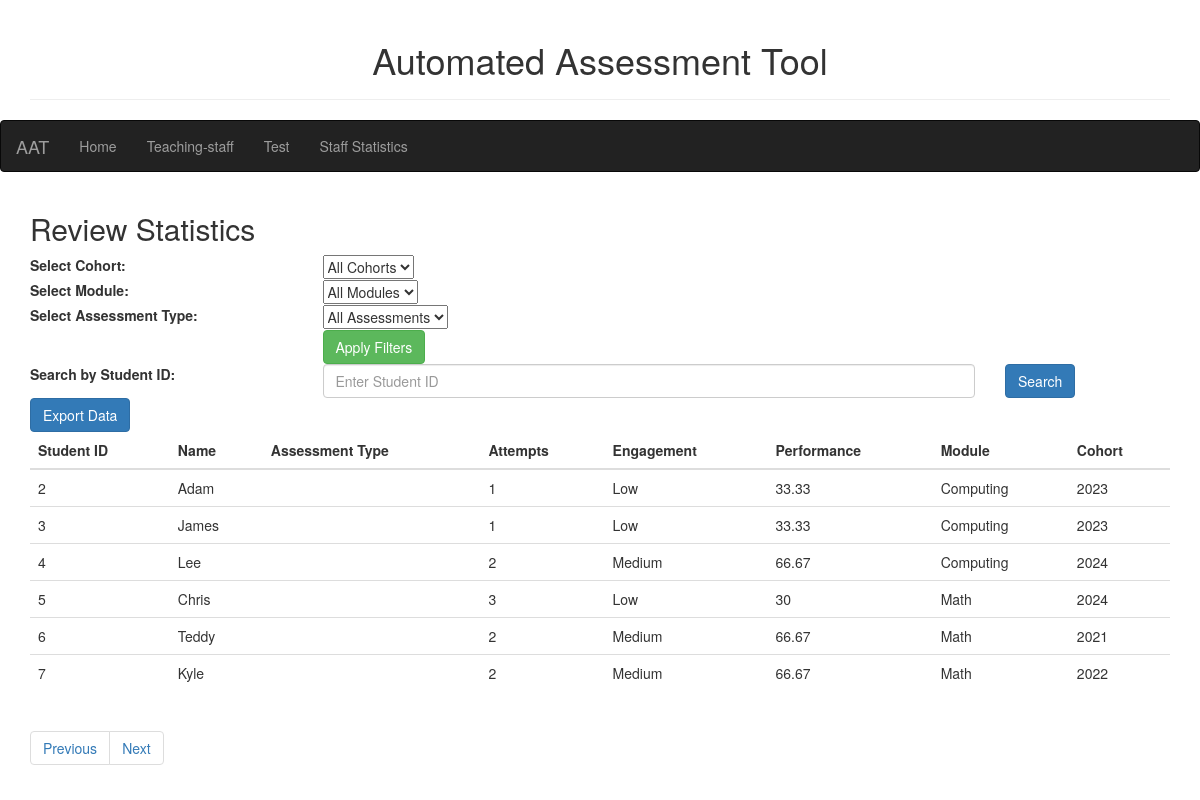
Screenshot of /Staff-Statistics with the database file from the repository.
### tables this page shows
CREATE TABLE "Users" (
  "id" integer NOT NULL PRIMARY KEY AUTOINCREMENT,
  "usertype" VARCHAR(30),
  "username" text,
  "password" VARCHAR(50),
  "cohort" integer,
  "module" TEXT
);

CREATE TABLE allAttempts(
	'id' INTEGER PRIMARY KEY AUTOINCREMENT,
	'assessmentid' INTEGER NOT NULL,
	'username' TEXT NOT NULL,
	'completed' TEXT,
    'count' INTEGER NOT NULL DEFAULT 0,
	'mark' INTEGER NOT NULL DEFAULT 0
);

### Server.py (the view)
@app.route("/Staff-Statistics", methods=['GET'])
def StaffStatistics():
    conn = get_db_connection()
    students = conn.execute(
        '''
        SELECT u.id as id, u.username, u.cohort, u.module,
               b.name as assessment_name, a.count as attempt, a.mark as performance,
               CASE
                   WHEN a.count > 3 AND a.mark >= 75 THEN 'High'
                   WHEN a.count > 1 AND a.mark >= 50 THEN 'Medium'
                   ELSE 'Low'
               END as engagement
        FROM Users u
        JOIN allAttempts a ON u.id = a.id
        JOIN Assessments b ON a.assessmentid = b.id
        WHERE u.usertype = "Student"
        '''
    ).fetchall()
    cohorts = conn.execute(
        'SELECT DISTINCT cohort FROM Users WHERE usertype = "Student" ORDER BY cohort'
    ).fetchall()
    modules = conn.execute(
        'SELECT DISTINCT module FROM Users WHERE usertype = "Student" ORDER BY module'
    ).fetchall()
    assessment_types = conn.execute(
        'SELECT DISTINCT b.name as assessment_name FROM Assessments b '
        'JOIN allAttempts a ON b.id = a.assessmentid '
        'JOIN Users u ON u.id = a.id '
        'WHERE u.usertype = "Student" '
        'ORDER BY b.name'
    ).fetchall()
    conn.close()
    return render_template('Staff-Statistics.html', students=students, cohorts=cohorts, modules=modules,
                           assessment_types=assessment_types)

### Server.py (called while the page is built)
def get_db_connection():
    conn = sqlite3.connect('AATData.db')
    conn.row_factory = sqlite3.Row
    return conn

### templates/Staff-Statistics.html (shortened to what this page needs)
{%extends 'Home.html'%}
{%block mainBlock%}
<nav class="navbar navbar-inverse">
  <div class="container-fluid">
    <div class="navbar-header">
      <a class="navbar-brand" href="/Home">AAT</a>
    </div>
    <div class="collapse navbar-collapse" id="Navbar">
      <ul class="nav navbar-nav">
        <li><a href="/Home">Home</a></li>
        <li><a href="/Teaching-staff">Teaching-staff</a></li>
        <li><a href="/Student">Test</a></li>
        <li><a href="/Staff-Statistics">Staff Statistics</a></li>
      </ul>
    </div>
  </div>
</nav>
{%block staffBlock%}
<div class="container mt-4">
    <h2>Review Statistics</h2>
    <div class="mb-3 row">
        <label for="cohortSelect" class="col-sm-3 col-form-label">Select Cohort:</label>
        <div class="col-sm-9">
            <select id="cohortSelect" class="form-select">
                <option>All Cohorts</option>
            </select>
        </div>
    </div>
    <div class="mb-3 row">
        <label for="moduleSelect" class="col-sm-3 col-form-label">Select Module:</label>
        <div class="col-sm-9">
            <select id="moduleSelect" class="form-select">
            <option>All Modules</option>
            </select>
        </div>
    </div>
    <div class="mb-3 row">
        <label for="assessmentSelect" class="col-sm-3 col-form-label">Select Assessment Type:</label>
        <div class="col-sm-9">
            <select id="assessmentSelect" class="form-select">
            <option>All Assessments</option>
            </select>
        </div>
    </div>
    <div class="mb-3 row">
        <div class="col-sm-offset-3 col-sm-9">
            <button id="applyFilters" class="btn btn-success">Apply Filters</button>
        </div>
    </div>
    <div class="mb-3 row">
        <label for="searchStudentID" class="col-sm-3 col-form-label">Search by Student ID:</label>
        <div class="col-sm-7">
            <input type="text" id="searchStudentID" class="form-control" placeholder="Enter Student ID">
        </div>
        <div class="col-sm-2">
            <button id="searchButton" class="btn btn-primary w-100">Search</button>
        </div>
    </div>
    <div class="mb-3 row">
        <div class="col-sm-12">
            <button id="exportButton" class="btn btn-primary w-100">Export Data</button>
        </div>
    </div>
    <table class="table mt-4" id="resultsTable">
        <thead>
            <tr>
                <th>Student ID</th>
                <th>Name</th>
                <th>Assessment Type</th>
                <th>Attempts</th>
                <th>Engagement</th>
                <th>Performance</th>
                <th>Module</th>
                <th>Cohort</th>
            </tr>
        </thead>
                {% for student in students %}
                <tr>
                    <td>{{ student['id'] }}</td>
                    <td>{{ student['username'] }}</td>
                    <td>{{ student['assessment_type'] }}</td>
                    <td>{{ student['attempt'] }}</td>
                    <td>{{ student['engagement'] }}</td>
                    <td>{{ student['performance'] }}</td>
                    <td>{{ student['module'] }}</td>
                    <td>{{ student['cohort'] }}</td>
                </tr>
                {% endfor %}
    </table>
    <nav aria-label="Table pagination">
        <ul class="pagination">
            <li class="page-item"><a class="page-link" href="#" onclick="changePage(-1)">Previous</a></li>
            <li class="page-item"><a class="page-link" href="#" onclick="changePage(1)">Next</a></li>
        </ul>
    </nav>
</div>
{%endblock%}
{%endblock%}

### templates/Home.html (shortened to what this page needs)
    <!DOCTYPE html>
    <html lang="en">
      <head>
        <link href="/static/css/bootstrap.min.css" rel="stylesheet">
        <link rel="stylesheet" href="https://cdnjs.cloudflare.com/ajax/libs/font-awesome/4.7.0/css/font-awesome.min.css">
      </head>
      <body>
        <div class="container text-center">
          <div class="page-header">
            <h1>Automated Assessment Tool</h1>
          </div>
        </div>
        {% block mainBlock%}{%endblock%}
      </body>
    </html>

### rows the page displays
Users: id "2", username "Adam", attempt "1", engagement "Low", performance "33.33", module "Computing", cohort "2023"
Users: id "3", username "James", attempt "1", engagement "Low", performance "33.33", module "Computing", cohort "2023"
Users: id "4", username "Lee", attempt "2", engagement "Medium", performance "66.67", module "Computing", cohort "2024"
Users: id "5", username "Chris", attempt "3", engagement "Low", performance "30", module "Math", cohort "2024"
Users: id "6", username "Teddy", attempt "2", engagement "Medium", performance "66.67", module "Math", cohort "2021"
Users: id "7", username "Kyle", attempt "2", engagement "Medium", performance "66.67", module "Math", cohort "2022"
